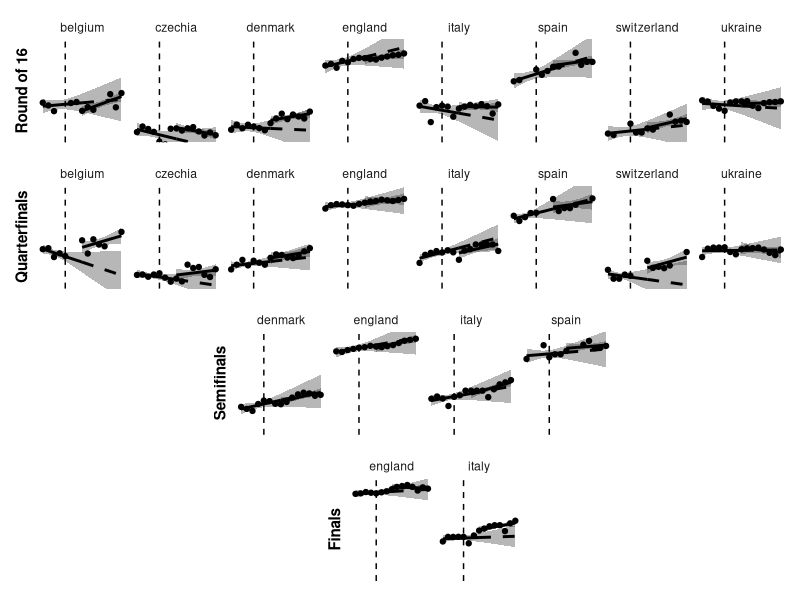
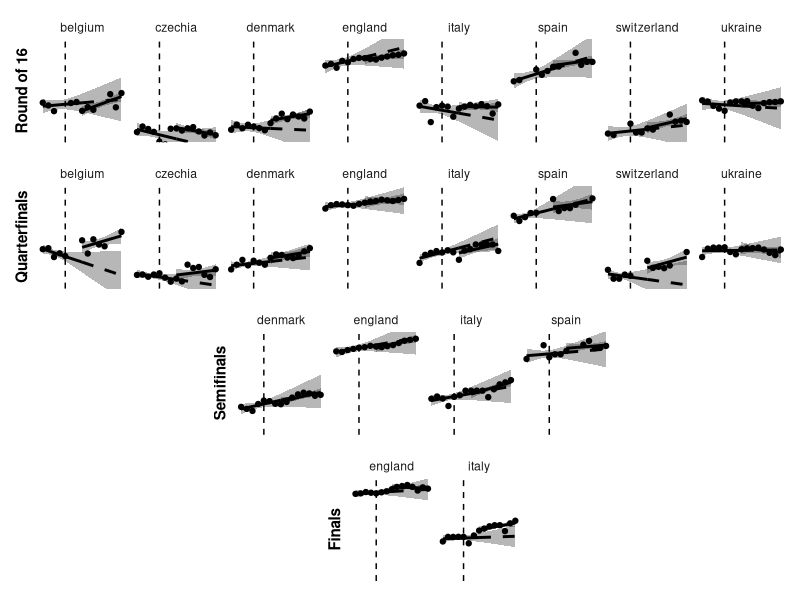

These figures' R source, in order:
library(data.table)
library(patchwork)
library(ggplot2)

finals <- fread("input/analysis.csv")
lag <- 3
wsize <- 7

# Identify stage of the tournament
finals[, nmatches := cumsum(match), by = country]
finals[, maxmatches := max(nmatches), by = country]
finals <- finals[maxmatches > 4]

#
stages <- c("Round of 16", "Quarterfinals", "Semifinals", "Finals")
stage_its <- function(x) {
    quarters <- finals[maxmatches >= x]
    quarters[, matchday := .SD[nmatches >= x, min(date)], by = country]
    quarters[, index := matchday + lag]
    quarters <- quarters[between(date, index - wsize, index + wsize)]

    # Create ITS variables
    quarters[, t := date - min(date), by = country]
    quarters[, intv := 1 * (date >= index)]
    quarters[, tpost := pmax(0, date - index)]

    # Fit the log-linear model
    prefit  <- lm(log(newcases) ~ t*country,
                  data = quarters[!is.na(newcases) & intv == 0])
    postfit <- lm(log(newcases) ~ t*country,
                  data = quarters[!is.na(newcases) & intv == 1])
    prepred  <- predict(prefit,  newdata = quarters, interval = "confidence")
    postpred <- predict(postfit, newdata = quarters[intv == 1], interval = "confidence")

    quarters[, `:=`(prepred = prepred[,1], prelb = prepred[,2], preub = prepred[,3])]
    quarters[intv == 1, `:=`(postpred = postpred[,1], postlb = postpred[,2], postub = postpred[,3])]

    ggplot(quarters, aes(x = t, y = log(newcases))) +
        # 95% CIs
        geom_ribbon(aes(ymin = prelb, ymax = preub),   fill = "grey20", alpha = 0.35) +
        geom_ribbon(aes(ymin = postlb, ymax = postub), fill = "grey20", alpha = 0.35) +
        # Observed data
        geom_point() +
        #geom_vline(xintercept = wsize, lty = 2) +
        geom_vline(xintercept = wsize - lag, lty = 2) +
        # Pre- and post-regression line
        geom_line(data = quarters[tpost == 0], aes(y = prepred), size = 1) +
        geom_line(data = quarters[intv == 1],  aes(y = prepred), lty = 2, size = 1) +
        geom_line(aes(y = postpred), size = 1) +
        # Styling
        ylab(stages[x - 3]) +
        coord_cartesian(ylim = c(4.5, 11)) +
        facet_wrap(~ country, ncol = 8) +
        theme_minimal() +
        theme(panel.grid.major = element_blank(),
              panel.grid.minor = element_blank(),
              axis.line = element_blank(),
              axis.text = element_blank(),
              axis.title.y = element_text(face = "bold"),
              axis.title.x = element_blank())
}

its_plots <- lapply(4:7, stage_its)

its <-
    its_plots[[1]] +   its_plots[[2]] +   its_plots[[3]] + its_plots[[4]] +
    plot_layout(design = "11111111
                          22222222
                          ##3333##
                          ###44###")
its
ggsave(plot = its, "figures/figure2.pdf", width = 11, height = 8.5, units = "in")
